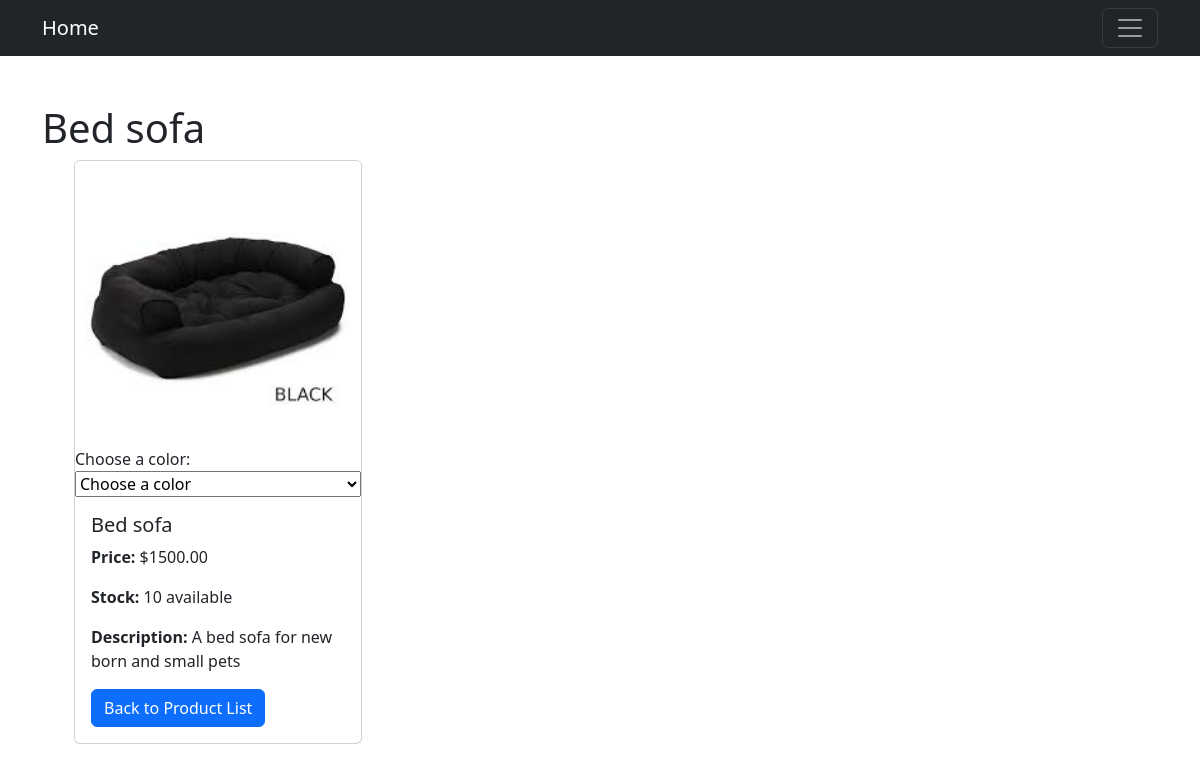
Page /product/3/ on the committed database.
### store/models.py (models this page shows, shortened)
class Product(models.Model):
    name = models.CharField(max_length=200)
    image = models.ImageField(upload_to='product_images/', blank=True, null=True)
    category = models.ForeignKey(Category, related_name='product', on_delete=models.CASCADE)
    description = models.TextField()
    price = models.DecimalField(max_digits=10, decimal_places=2)
    stock = models.IntegerField()
    available = models.BooleanField(default=True)
    created = models.DateTimeField(auto_now_add=True)
    updated = models.DateTimeField(auto_now=True)
    has_colors = models.BooleanField(default=False)  # Enable/disable color feature
    colors = models.TextField(blank=True, null=True, help_text="Comma-separated list of colors")
    def get_color_list(self):
        if self.colors:
            return [color.strip() for color in self.colors.split(',')]
        return []
    from django.contrib.auth.models import User

### store/views.py (the view)
# urls.py: path('product/<int:id>/', views.product_detail, name='product_detail'),
def product_detail(request, id):
    product = get_object_or_404(Product, id=id)
    return render(request, 'product/product_detail.html', {'product': product})

### store/templates/product/product_detail.html (shortened to what this page needs)
{% extends "base.html"%}
{% block content %}
                <div>
                    <h1>{{product.name}}</h1>
                    <ul>
                        <div class="card" style="width: 18rem;">
                            {%if product.image %}
                                <img class="card-img-top" src="{{product.image.url}}" alt="{{product.name}}">
                            {% else %}
                                <p>No image available</p>
                            {% endif %}
                            {% if product.has_colors %}
                                <label for="color-select">Choose a color:</label>
                                <select id="color-select" name="color">
                                <option value="" disabled selected>Choose a color</option>
                                </select>
                            {% endif %}
                            <div class="card-body">
                            <h5 class="card-title">{{product.name}}</h5>
                            <p class="card-text"><strong>Price:</strong> ${{ product.price }}</p>
                            <p class="card-text"><strong>Stock:</strong> {{ product.stock }} available</p>
                            <p class="card-text"><strong>Description:</strong> {{ product.description }}</p>
                            <a href="{% url 'product_list' %}" class="btn btn-primary">Back to Product List</a>
                            </div>
                        </div>
                    </ul>
                </div>
{% endblock %}

### rows in the picture
Product: name "Bed sofa", image (picture), price "1500.00", stock "10", description "A bed sofa for new born and small pets"
